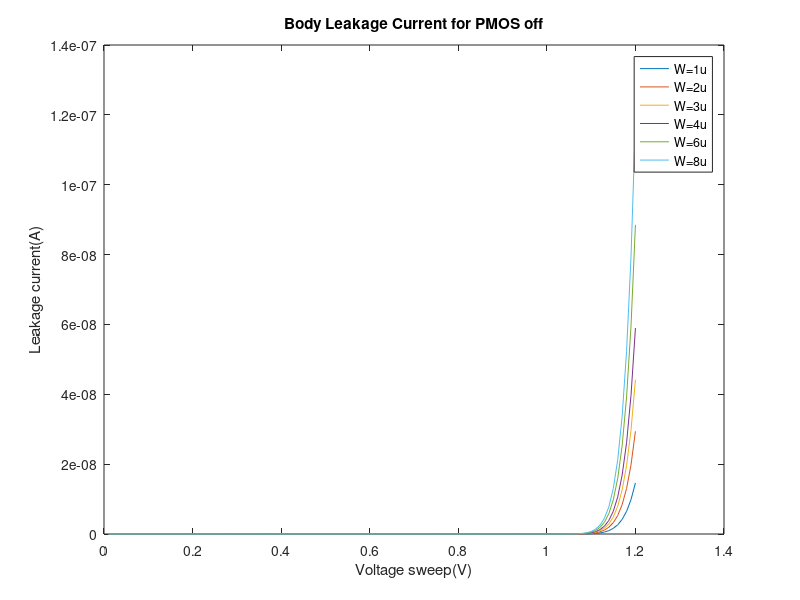

This chart was generated by the following MATLAB code:
x = [ 1.00000000e-02 2.00000000e-02 3.00000000e-02 4.00000000e-02 5.00000000e-02 6.00000000e-02 7.00000000e-02 8.00000000e-02 9.00000000e-02 1.00000000e-01 1.10000000e-01 1.20000000e-01 1.30000000e-01 1.40000000e-01 1.50000000e-01 1.60000000e-01 1.70000000e-01 1.80000000e-01 1.90000000e-01 2.00000000e-01 2.10000000e-01 2.20000000e-01 2.30000000e-01 2.40000000e-01 2.50000000e-01 2.60000000e-01 2.70000000e-01 2.80000000e-01 2.90000000e-01 3.00000000e-01 3.10000000e-01 3.20000000e-01 3.30000000e-01 3.40000000e-01 3.50000000e-01 3.60000000e-01 3.70000000e-01 3.80000000e-01 3.90000000e-01 4.00000000e-01 4.10000000e-01 4.20000000e-01 4.30000000e-01 4.40000000e-01 4.50000000e-01 4.60000000e-01 4.70000000e-01 4.80000000e-01 4.90000000e-01 5.00000000e-01 5.10000000e-01 5.20000000e-01 5.30000000e-01 5.40000000e-01 5.50000000e-01 5.60000000e-01 5.70000000e-01 5.80000000e-01 5.90000000e-01 6.00000000e-01 6.10000000e-01 6.20000000e-01 6.30000000e-01 6.40000000e-01 6.50000000e-01 6.60000000e-01 6.70000000e-01 6.80000000e-01 6.90000000e-01 7.00000000e-01 7.10000000e-01 7.20000000e-01 7.30000000e-01 7.40000000e-01 7.50000000e-01 7.60000000e-01 7.70000000e-01 7.80000000e-01 7.90000000e-01 8.00000000e-01 8.10000000e-01 8.20000000e-01 8.30000000e-01 8.40000000e-01 8.50000000e-01 8.60000000e-01 8.70000000e-01 8.80000000e-01 8.90000000e-01 9.00000000e-01 9.10000000e-01 9.20000000e-01 9.30000000e-01 9.40000000e-01 9.50000000e-01 9.60000000e-01 9.70000000e-01 9.80000000e-01 9.90000000e-01 1.00000000e+00 1.01000000e+00 1.02000000e+00 1.03000000e+00 1.04000000e+00 1.05000000e+00 1.06000000e+00 1.07000000e+00 1.08000000e+00 1.09000000e+00 1.10000000e+00 1.11000000e+00 1.12000000e+00 1.13000000e+00 1.14000000e+00 1.15000000e+00 1.16000000e+00 1.17000000e+00 1.18000000e+00 1.19000000e+00 1.20000000e+00];
I1 = [  3.18039130e-15 5.34974420e-15 6.82954686e-15 7.83924145e-15 8.52846034e-15 8.99921794e-15 9.32105935e-15 9.54139824e-15 9.69256416e-15 9.79660382e-15 9.86855284e-15 9.91866592e-15 9.95393743e-15 9.97913846e-15 9.99752389e-15 1.00113148e-14 1.00220271e-14 1.00306963e-14 1.00380299e-14 1.00445122e-14 1.00504750e-14 1.00561465e-14 1.00616841e-14 1.00671969e-14 1.00727615e-14 1.00784321e-14 1.00842476e-14 1.00902370e-14 1.00964221e-14 1.01028201e-14 1.01094451e-14 1.01163091e-14 1.01234229e-14 1.01307963e-14 1.01384388e-14 1.01463593e-14 1.01545670e-14 1.01630708e-14 1.01718797e-14 1.01810031e-14 1.01904501e-14 1.02002305e-14 1.02103538e-14 1.02208303e-14 1.02316701e-14 1.02428836e-14 1.02544818e-14 1.02664755e-14 1.02788761e-14 1.02916953e-14 1.03049448e-14 1.03186369e-14 1.03327840e-14 1.03473990e-14 1.03624949e-14 1.03780853e-14 1.03941838e-14 1.04108047e-14 1.04279623e-14 1.04456714e-14 1.04639474e-14 1.04828056e-14 1.05022620e-14 1.05223329e-14 1.05430350e-14 1.05643854e-14 1.05864016e-14 1.06091015e-14 1.06325035e-14 1.06566263e-14 1.06814892e-14 1.07071119e-14 1.07335144e-14 1.07607174e-14 1.07887420e-14 1.08176097e-14 1.08473426e-14 1.08779633e-14 1.09094949e-14 1.09419611e-14 1.09753860e-14 1.10097943e-14 1.10452113e-14 1.10816629e-14 1.11191755e-14 1.11577761e-14 1.11974924e-14 1.12383527e-14 1.12803858e-14 1.13236213e-14 1.13680893e-14 1.14138207e-14 1.14608474e-14 1.21887761e-14 1.32801279e-14 1.48765606e-14 1.72050706e-14 2.06457878e-14 2.60317512e-14 3.57235791e-14 5.70367069e-14 1.11886169e-13 2.60977443e-13 6.58592090e-13 1.66600988e-12 4.06851549e-12 9.46272724e-12 2.09067710e-11 4.39538521e-11 8.82176064e-11 1.69642420e-10 3.13670873e-10 5.59511180e-10 9.65708163e-10 1.61721109e-09 2.63411056e-09 4.18218554e-09 6.48536199e-09 9.84013870e-09 1.46319861e-08];
I2 = [  3.18021325e-15 5.34995633e-15 6.83045643e-15 7.84118537e-15 8.53178077e-15 9.00423403e-15 9.32805141e-15 9.55060779e-15 9.70420234e-15 9.81086087e-15 9.88560577e-15 9.93868395e-15 9.97708581e-15 1.00055810e-14 1.00274247e-14 1.00448396e-14 1.00593443e-14 1.00719773e-14 1.00834502e-14 1.00942513e-14 1.01047171e-14 1.01150807e-14 1.01255048e-14 1.01361041e-14 1.01469607e-14 1.01581349e-14 1.01696719e-14 1.01816069e-14 1.01939684e-14 1.02067804e-14 1.02200642e-14 1.02338390e-14 1.02481230e-14 1.02629338e-14 1.02782887e-14 1.02942049e-14 1.03106998e-14 1.03277910e-14 1.03454963e-14 1.03638341e-14 1.03828229e-14 1.04024818e-14 1.04228305e-14 1.04438891e-14 1.04656779e-14 1.04882183e-14 1.05115316e-14 1.05356402e-14 1.05605668e-14 1.05863345e-14 1.06129674e-14 1.06404900e-14 1.06689272e-14 1.06983049e-14 1.07286493e-14 1.07599876e-14 1.07923474e-14 1.08257571e-14 1.08602458e-14 1.08958432e-14 1.09325797e-14 1.09704868e-14 1.10095963e-14 1.10499411e-14 1.10915546e-14 1.11344713e-14 1.11787264e-14 1.12243558e-14 1.12713965e-14 1.13198861e-14 1.13698634e-14 1.14213679e-14 1.14744400e-14 1.15291212e-14 1.15854538e-14 1.16434813e-14 1.17032480e-14 1.17647993e-14 1.18281816e-14 1.18934425e-14 1.19606305e-14 1.20297953e-14 1.21009878e-14 1.21742599e-14 1.22496648e-14 1.23272569e-14 1.24070916e-14 1.24892258e-14 1.25737176e-14 1.26606263e-14 1.27500126e-14 1.28419386e-14 1.29364683e-14 1.43996868e-14 1.65934273e-14 1.98024382e-14 2.44830068e-14 3.13992304e-14 4.22255751e-14 6.17070040e-14 1.04547860e-13 2.14798304e-13 5.14479056e-13 1.31370333e-12 3.33866143e-12 8.16781650e-12 1.90104581e-11 4.20135918e-11 8.83394835e-11 1.77312117e-10 3.40980688e-10 6.30486380e-10 1.12464021e-09 1.94112109e-09 3.25068265e-09 5.29471506e-09 8.40644530e-09 1.30359799e-08 1.97793020e-08 2.94112341e-08];
I3 = [  3.18003521e-15 5.35016848e-15 6.83136604e-15 7.84312933e-15 8.53510126e-15 9.00925022e-15 9.33504358e-15 9.55981748e-15 9.71584067e-15 9.82511811e-15 9.90265891e-15 9.95870224e-15 1.00002345e-14 1.00320238e-14 1.00573258e-14 1.00783648e-14 1.00966618e-14 1.01132588e-14 1.01288710e-14 1.01439909e-14 1.01589598e-14 1.01740157e-14 1.01893264e-14 1.02050121e-14 1.02211609e-14 1.02378388e-14 1.02550972e-14 1.02729779e-14 1.02915159e-14 1.03107421e-14 1.03306848e-14 1.03513705e-14 1.03728248e-14 1.03950732e-14 1.04181407e-14 1.04420527e-14 1.04668350e-14 1.04925137e-14 1.05191156e-14 1.05466679e-14 1.05751986e-14 1.06047364e-14 1.06353107e-14 1.06669515e-14 1.06996897e-14 1.07335570e-14 1.07685859e-14 1.08048096e-14 1.08422623e-14 1.08809790e-14 1.09209956e-14 1.09623489e-14 1.10050766e-14 1.10492173e-14 1.10948107e-14 1.11418973e-14 1.11905189e-14 1.12407179e-14 1.12925380e-14 1.13460241e-14 1.14012219e-14 1.14581784e-14 1.15169416e-14 1.15775608e-14 1.16400865e-14 1.17045702e-14 1.17710648e-14 1.18396245e-14 1.19103046e-14 1.19831619e-14 1.20582544e-14 1.21356416e-14 1.22153843e-14 1.22975447e-14 1.23821866e-14 1.24693750e-14 1.25591766e-14 1.26516597e-14 1.27468941e-14 1.28449511e-14 1.29459037e-14 1.30498267e-14 1.31567963e-14 1.32668907e-14 1.33801897e-14 1.34967751e-14 1.36167303e-14 1.37401406e-14 1.38670933e-14 1.39976776e-14 1.41319847e-14 1.42701078e-14 1.44121433e-14 1.66106682e-14 1.99068247e-14 2.47284537e-14 3.17611381e-14 4.21529374e-14 5.84196929e-14 8.76904729e-14 1.52057682e-13 3.17704042e-13 7.67958636e-13 1.96874961e-12 5.01114046e-12 1.22666955e-11 2.85572258e-11 6.31183416e-11 1.32720891e-10 2.66398412e-10 5.12303633e-10 9.47274386e-10 1.68972157e-09 2.91645394e-09 4.88402355e-09 7.95511192e-09 1.26303830e-08 1.95861092e-08 2.97177393e-08 4.41894235e-08];
I4 = [  3.17985719e-15 5.35038067e-15 6.83227570e-15 7.84507338e-15 8.53842186e-15 9.01426654e-15 9.34203592e-15 9.56902736e-15 9.72747925e-15 9.83937562e-15 9.91971238e-15 9.97872090e-15 1.00233836e-14 1.00584671e-14 1.00872275e-14 1.01118906e-14 1.01339801e-14 1.01545411e-14 1.01742926e-14 1.01937315e-14 1.02132036e-14 1.02329518e-14 1.02531492e-14 1.02739215e-14 1.02953625e-14 1.03175442e-14 1.03405243e-14 1.03643508e-14 1.03890654e-14 1.04147060e-14 1.04413077e-14 1.04689044e-14 1.04975293e-14 1.05272154e-14 1.05579956e-14 1.05899037e-14 1.06229736e-14 1.06572401e-14 1.06927388e-14 1.07295059e-14 1.07675789e-14 1.08069958e-14 1.08477959e-14 1.08900193e-14 1.09337072e-14 1.09789019e-14 1.10256466e-14 1.10739859e-14 1.11239652e-14 1.11756313e-14 1.12290321e-14 1.12842166e-14 1.13412353e-14 1.14001396e-14 1.14609825e-14 1.15238181e-14 1.15887020e-14 1.16556910e-14 1.17248434e-14 1.17962189e-14 1.18698787e-14 1.19458854e-14 1.20243032e-14 1.21051978e-14 1.21886366e-14 1.22746883e-14 1.23634236e-14 1.24549146e-14 1.25492354e-14 1.26464616e-14 1.27466708e-14 1.28499422e-14 1.29563569e-14 1.30659981e-14 1.31789507e-14 1.32953018e-14 1.34151402e-14 1.35385571e-14 1.36656455e-14 1.37965007e-14 1.39312202e-14 1.40699036e-14 1.42126528e-14 1.43595721e-14 1.45107681e-14 1.46663497e-14 1.48264283e-14 1.49911179e-14 1.51605349e-14 1.53347984e-14 1.55140301e-14 1.56983543e-14 1.58878997e-14 1.88217561e-14 2.32203690e-14 2.96546766e-14 3.90395625e-14 5.29070419e-14 7.46142521e-14 1.13674008e-13 1.99565504e-13 4.20600171e-13 1.02140511e-12 2.62369827e-12 6.68336030e-12 1.63649406e-11 3.81025463e-11 8.42199798e-11 1.77095953e-10 3.55472360e-10 6.83603558e-10 1.26402108e-09 2.25473131e-09 3.89166651e-09 6.51716816e-09 1.06151968e-08 1.68538367e-08 2.61355045e-08 3.96550857e-08 5.89660225e-08];
I6 = [  3.17950121e-15 5.35080519e-15 6.83409527e-15 7.84896180e-15 8.54506352e-15 9.02429977e-15 9.35602132e-15 9.58744800e-15 9.75075744e-15 9.86789188e-15 9.95382072e-15 1.00187598e-14 1.00696836e-14 1.01113558e-14 1.01470332e-14 1.01789449e-14 1.02086196e-14 1.02371089e-14 1.02651394e-14 1.02932166e-14 1.03216954e-14 1.03508287e-14 1.03808000e-14 1.04117460e-14 1.04437719e-14 1.04769618e-14 1.05113857e-14 1.05471044e-14 1.05841730e-14 1.06226429e-14 1.06625634e-14 1.07039830e-14 1.07469498e-14 1.07915121e-14 1.08377188e-14 1.08856198e-14 1.09352659e-14 1.09867090e-14 1.10400024e-14 1.10952004e-14 1.11523590e-14 1.12115355e-14 1.12727886e-14 1.13361786e-14 1.14017674e-14 1.14696184e-14 1.15397965e-14 1.16123686e-14 1.16874030e-14 1.17649698e-14 1.18451410e-14 1.19279903e-14 1.20135932e-14 1.21020271e-14 1.21933715e-14 1.22877077e-14 1.23851190e-14 1.24856909e-14 1.25895109e-14 1.26966686e-14 1.28072559e-14 1.29213667e-14 1.30390975e-14 1.31605470e-14 1.32858161e-14 1.34150083e-14 1.35482296e-14 1.36855884e-14 1.38271957e-14 1.39731653e-14 1.41236134e-14 1.42786592e-14 1.44384244e-14 1.46030340e-14 1.47726153e-14 1.49472992e-14 1.51272191e-14 1.53125117e-14 1.55033170e-14 1.56997779e-14 1.59020408e-14 1.61102553e-14 1.63245745e-14 1.65451549e-14 1.67721565e-14 1.70057431e-14 1.72460819e-14 1.74933440e-14 1.77477043e-14 1.80093415e-14 1.82784385e-14 1.85551820e-14 1.88397651e-14 2.32443936e-14 2.98480956e-14 3.95080215e-14 5.35976832e-14 7.44169749e-14 1.07005286e-13 1.65641366e-13 2.94572474e-13 6.26350757e-13 1.52815450e-12 3.93317226e-12 1.00266758e-11 2.45586813e-11 5.71869107e-11 1.26409761e-10 2.65818555e-10 5.33566713e-10 1.02610356e-09 1.89733526e-09 3.38444015e-09 5.84156989e-09 9.78260600e-09 1.59340135e-08 2.52986453e-08 3.92311111e-08 5.95250471e-08 8.85123220e-08];
I8 = [  3.17914537e-15 5.35122998e-15 6.83591529e-15 7.85285086e-15 8.55170602e-15 9.03433406e-15 9.37000804e-15 9.60587024e-15 9.77403754e-15 9.89641037e-15 9.98793168e-15 1.00588018e-14 1.01159870e-14 1.01642484e-14 1.02068433e-14 1.02460041e-14 1.02832645e-14 1.03196828e-14 1.03559930e-14 1.03927091e-14 1.04301954e-14 1.04687145e-14 1.05084605e-14 1.05495810e-14 1.05921928e-14 1.06363919e-14 1.06822606e-14 1.07298727e-14 1.07792964e-14 1.08305968e-14 1.08838375e-14 1.09390813e-14 1.09963914e-14 1.10558315e-14 1.11174663e-14 1.11813620e-14 1.12475861e-14 1.13162078e-14 1.13872978e-14 1.14609288e-14 1.15371753e-14 1.16161137e-14 1.16978223e-14 1.17823816e-14 1.18698740e-14 1.19603842e-14 1.20539989e-14 1.21508070e-14 1.22508999e-14 1.23543711e-14 1.24613165e-14 1.25718344e-14 1.26860257e-14 1.28039937e-14 1.29258443e-14 1.30516859e-14 1.31816300e-14 1.33157902e-14 1.34542835e-14 1.35972295e-14 1.37447505e-14 1.38969722e-14 1.40540231e-14 1.42160348e-14 1.43831421e-14 1.45554830e-14 1.47331990e-14 1.49164347e-14 1.51053382e-14 1.53000612e-14 1.55007590e-14 1.57075904e-14 1.59207181e-14 1.61403084e-14 1.63665316e-14 1.65995621e-14 1.68395780e-14 1.70867618e-14 1.73413000e-14 1.76033836e-14 1.78732078e-14 1.81509723e-14 1.84368813e-14 1.87311437e-14 1.90339731e-14 1.93455878e-14 1.96662112e-14 1.99960714e-14 2.03354021e-14 2.06844415e-14 2.10434338e-14 2.14126281e-14 2.17922823e-14 2.76678838e-14 3.64770003e-14 4.93630277e-14 6.81581533e-14 9.59300931e-14 1.39399858e-13 2.17609258e-13 3.89563431e-13 8.32024388e-13 2.03463877e-12 5.24186443e-12 1.33679153e-11 3.27473441e-11 7.62596832e-11 1.68574617e-10 3.54490324e-10 7.11562174e-10 1.36841915e-09 2.53031848e-09 4.51357526e-09 7.79050964e-09 1.30464713e-08 2.12503311e-08 3.37395773e-08 5.23208370e-08 7.93862697e-08 1.18045880e-07];

figure;
plot(x, I1);
hold on
plot(x, I2);
plot(x, I3);
plot(x, I4);
plot(x, I6);
plot(x, I8);
hold off
xlabel('Voltage sweep(V)');
ylabel('Leakage current(A)');
title('Body Leakage Current for PMOS off');
legend('W=1u','W=2u','W=3u','W=4u','W=6u','W=8u');